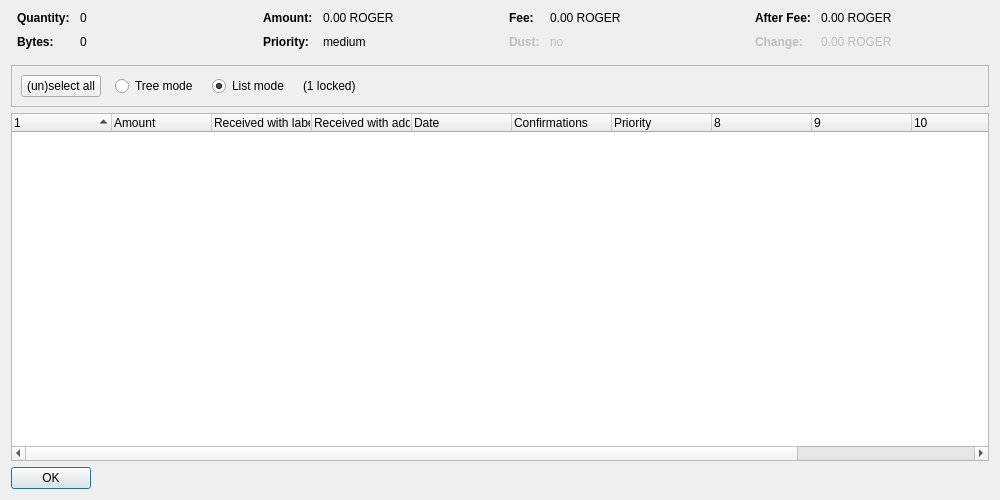
<?xml version="1.0" encoding="UTF-8"?>
<ui version="4.0">
 <class>CoinControlDialog</class>
 <widget class="QDialog" name="CoinControlDialog">
  <property name="geometry">
   <rect>
    <x>0</x>
    <y>0</y>
    <width>1000</width>
    <height>500</height>
   </rect>
  </property>
  <property name="windowTitle">
   <string>Coin Selection</string>
  </property>
  <layout class="QVBoxLayout" name="verticalLayout">
   <item>
    <layout class="QHBoxLayout" name="horizontalLayoutTop" stretch="0,0,0,0">
     <property name="topMargin">
      <number>0</number>
     </property>
     <property name="bottomMargin">
      <number>10</number>
     </property>
     <item>
      <layout class="QFormLayout" name="formLayoutCoinControl1">
       <property name="horizontalSpacing">
        <number>10</number>
       </property>
       <property name="verticalSpacing">
        <number>10</number>
       </property>
       <property name="leftMargin">
        <number>6</number>
       </property>
       <property name="rightMargin">
        <number>6</number>
       </property>
       <item row="0" column="0">
        <widget class="QLabel" name="labelCoinControlQuantityText">
         <property name="font">
          <font>
           <weight>75</weight>
           <bold>true</bold>
          </font>
         </property>
         <property name="text">
          <string>Quantity:</string>
         </property>
        </widget>
       </item>
       <item row="0" column="1">
        <widget class="QLabel" name="labelCoinControlQuantity">
         <property name="cursor">
          <cursorShape>IBeamCursor</cursorShape>
         </property>
         <property name="contextMenuPolicy">
          <enum>Qt::ActionsContextMenu</enum>
         </property>
         <property name="text">
          <string notr="true">0</string>
         </property>
         <property name="textInteractionFlags">
          <set>Qt::LinksAccessibleByMouse|Qt::TextSelectableByKeyboard|Qt::TextSelectableByMouse</set>
         </property>
        </widget>
       </item>
       <item row="1" column="0">
        <widget class="QLabel" name="labelCoinControlBytesText">
         <property name="font">
          <font>
           <weight>75</weight>
           <bold>true</bold>
          </font>
         </property>
         <property name="text">
          <string>Bytes:</string>
         </property>
        </widget>
       </item>
       <item row="1" column="1">
        <widget class="QLabel" name="labelCoinControlBytes">
         <property name="cursor">
          <cursorShape>IBeamCursor</cursorShape>
         </property>
         <property name="contextMenuPolicy">
          <enum>Qt::ActionsContextMenu</enum>
         </property>
         <property name="text">
          <string notr="true">0</string>
         </property>
         <property name="textInteractionFlags">
          <set>Qt::LinksAccessibleByMouse|Qt::TextSelectableByKeyboard|Qt::TextSelectableByMouse</set>
         </property>
        </widget>
       </item>
      </layout>
     </item>
     <item>
      <layout class="QFormLayout" name="formLayoutCoinControl2">
       <property name="horizontalSpacing">
        <number>10</number>
       </property>
       <property name="verticalSpacing">
        <number>10</number>
       </property>
       <property name="leftMargin">
        <number>6</number>
       </property>
       <property name="rightMargin">
        <number>6</number>
       </property>
       <item row="0" column="0">
        <widget class="QLabel" name="labelCoinControlAmountText">
         <property name="font">
          <font>
           <weight>75</weight>
           <bold>true</bold>
          </font>
         </property>
         <property name="text">
          <string>Amount:</string>
         </property>
        </widget>
       </item>
       <item row="0" column="1">
        <widget class="QLabel" name="labelCoinControlAmount">
         <property name="cursor">
          <cursorShape>IBeamCursor</cursorShape>
         </property>
         <property name="contextMenuPolicy">
          <enum>Qt::ActionsContextMenu</enum>
         </property>
         <property name="text">
          <string notr="true">0.00 ROGER</string>
         </property>
         <property name="textInteractionFlags">
          <set>Qt::LinksAccessibleByMouse|Qt::TextSelectableByKeyboard|Qt::TextSelectableByMouse</set>
         </property>
        </widget>
       </item>
       <item row="1" column="0">
        <widget class="QLabel" name="labelCoinControlPriorityText">
         <property name="font">
          <font>
           <weight>75</weight>
           <bold>true</bold>
          </font>
         </property>
         <property name="text">
          <string>Priority:</string>
         </property>
        </widget>
       </item>
       <item row="1" column="1">
        <widget class="QLabel" name="labelCoinControlPriority">
         <property name="cursor">
          <cursorShape>IBeamCursor</cursorShape>
         </property>
         <property name="contextMenuPolicy">
          <enum>Qt::ActionsContextMenu</enum>
         </property>
         <property name="text">
          <string notr="true">medium</string>
         </property>
         <property name="textInteractionFlags">
          <set>Qt::LinksAccessibleByMouse|Qt::TextSelectableByKeyboard|Qt::TextSelectableByMouse</set>
         </property>
        </widget>
       </item>
      </layout>
     </item>
     <item>
      <layout class="QFormLayout" name="formLayoutCoinControl3">
       <property name="horizontalSpacing">
        <number>10</number>
       </property>
       <property name="verticalSpacing">
        <number>10</number>
       </property>
       <property name="leftMargin">
        <number>6</number>
       </property>
       <property name="rightMargin">
        <number>6</number>
       </property>
       <item row="0" column="0">
        <widget class="QLabel" name="labelCoinControlFeeText">
         <property name="font">
          <font>
           <weight>75</weight>
           <bold>true</bold>
          </font>
         </property>
         <property name="text">
          <string>Fee:</string>
         </property>
        </widget>
       </item>
       <item row="0" column="1">
        <widget class="QLabel" name="labelCoinControlFee">
         <property name="cursor">
          <cursorShape>IBeamCursor</cursorShape>
         </property>
         <property name="contextMenuPolicy">
          <enum>Qt::ActionsContextMenu</enum>
         </property>
         <property name="text">
          <string notr="true">0.00 ROGER</string>
         </property>
         <property name="textInteractionFlags">
          <set>Qt::LinksAccessibleByMouse|Qt::TextSelectableByKeyboard|Qt::TextSelectableByMouse</set>
         </property>
        </widget>
       </item>
       <item row="1" column="0">
        <widget class="QLabel" name="labelCoinControlLowOutputText">
         <property name="enabled">
          <bool>false</bool>
         </property>
         <property name="font">
          <font>
           <weight>75</weight>
           <bold>true</bold>
          </font>
         </property>
         <property name="text">
          <string>Dust:</string>
         </property>
        </widget>
       </item>
       <item row="1" column="1">
        <widget class="QLabel" name="labelCoinControlLowOutput">
         <property name="enabled">
          <bool>false</bool>
         </property>
         <property name="cursor">
          <cursorShape>IBeamCursor</cursorShape>
         </property>
         <property name="contextMenuPolicy">
          <enum>Qt::ActionsContextMenu</enum>
         </property>
         <property name="text">
          <string notr="true">no</string>
         </property>
         <property name="textInteractionFlags">
          <set>Qt::LinksAccessibleByMouse|Qt::TextSelectableByKeyboard|Qt::TextSelectableByMouse</set>
         </property>
        </widget>
       </item>
      </layout>
     </item>
     <item>
      <layout class="QFormLayout" name="formLayoutCoinControl4">
       <property name="horizontalSpacing">
        <number>10</number>
       </property>
       <property name="verticalSpacing">
        <number>10</number>
       </property>
       <property name="leftMargin">
        <number>6</number>
       </property>
       <property name="rightMargin">
        <number>6</number>
       </property>
       <item row="0" column="0">
        <widget class="QLabel" name="labelCoinControlAfterFeeText">
         <property name="font">
          <font>
           <weight>75</weight>
           <bold>true</bold>
          </font>
         </property>
         <property name="text">
          <string>After Fee:</string>
         </property>
        </widget>
       </item>
       <item row="0" column="1">
        <widget class="QLabel" name="labelCoinControlAfterFee">
         <property name="cursor">
          <cursorShape>IBeamCursor</cursorShape>
         </property>
         <property name="contextMenuPolicy">
          <enum>Qt::ActionsContextMenu</enum>
         </property>
         <property name="text">
          <string notr="true">0.00 ROGER</string>
         </property>
         <property name="textInteractionFlags">
          <set>Qt::LinksAccessibleByMouse|Qt::TextSelectableByKeyboard|Qt::TextSelectableByMouse</set>
         </property>
        </widget>
       </item>
       <item row="1" column="0">
        <widget class="QLabel" name="labelCoinControlChangeText">
         <property name="enabled">
          <bool>false</bool>
         </property>
         <property name="font">
          <font>
           <weight>75</weight>
           <bold>true</bold>
          </font>
         </property>
         <property name="text">
          <string>Change:</string>
         </property>
        </widget>
       </item>
       <item row="1" column="1">
        <widget class="QLabel" name="labelCoinControlChange">
         <property name="enabled">
          <bool>false</bool>
         </property>
         <property name="cursor">
          <cursorShape>IBeamCursor</cursorShape>
         </property>
         <property name="contextMenuPolicy">
          <enum>Qt::ActionsContextMenu</enum>
         </property>
         <property name="text">
          <string notr="true">0.00 ROGER</string>
         </property>
         <property name="textInteractionFlags">
          <set>Qt::LinksAccessibleByMouse|Qt::TextSelectableByKeyboard|Qt::TextSelectableByMouse</set>
         </property>
        </widget>
       </item>
      </layout>
     </item>
    </layout>
   </item>
   <item>
    <widget class="QFrame" name="frame">
     <property name="minimumSize">
      <size>
       <width>0</width>
       <height>40</height>
      </size>
     </property>
     <property name="frameShape">
      <enum>QFrame::StyledPanel</enum>
     </property>
     <property name="frameShadow">
      <enum>QFrame::Sunken</enum>
     </property>
     <layout class="QHBoxLayout" name="horizontalLayout">
      <item>
       <layout class="QHBoxLayout" name="horizontalLayoutPanel" stretch="0,0,0,0,0">
        <property name="spacing">
         <number>14</number>
        </property>
        <item>
         <widget class="QPushButton" name="pushButtonSelectAll">
          <property name="sizePolicy">
           <sizepolicy hsizetype="Maximum" vsizetype="Fixed">
            <horstretch>0</horstretch>
            <verstretch>0</verstretch>
           </sizepolicy>
          </property>
          <property name="text">
           <string>(un)select all</string>
          </property>
          <property name="autoDefault">
           <bool>false</bool>
          </property>
         </widget>
        </item>
        <item>
         <widget class="QRadioButton" name="radioTreeMode">
          <property name="sizePolicy">
           <sizepolicy hsizetype="Maximum" vsizetype="Fixed">
            <horstretch>0</horstretch>
            <verstretch>0</verstretch>
           </sizepolicy>
          </property>
          <property name="text">
           <string>Tree mode</string>
          </property>
         </widget>
        </item>
        <item>
         <widget class="QRadioButton" name="radioListMode">
          <property name="sizePolicy">
           <sizepolicy hsizetype="Maximum" vsizetype="Fixed">
            <horstretch>0</horstretch>
            <verstretch>0</verstretch>
           </sizepolicy>
          </property>
          <property name="text">
           <string>List mode</string>
          </property>
          <property name="checked">
           <bool>true</bool>
          </property>
         </widget>
        </item>
        <item>
         <widget class="QLabel" name="labelLocked">
          <property name="text">
           <string notr="true">(1 locked)</string>
          </property>
         </widget>
        </item>
        <item>
         <spacer name="horizontalSpacer">
          <property name="orientation">
           <enum>Qt::Horizontal</enum>
          </property>
          <property name="sizeHint" stdset="0">
           <size>
            <width>40</width>
            <height>20</height>
           </size>
          </property>
         </spacer>
        </item>
       </layout>
      </item>
     </layout>
    </widget>
   </item>
   <item>
    <widget class="CoinControlTreeWidget" name="treeWidget">
     <property name="contextMenuPolicy">
      <enum>Qt::CustomContextMenu</enum>
     </property>
     <property name="sortingEnabled">
      <bool>false</bool>
     </property>
     <property name="columnCount">
      <number>12</number>
     </property>
     <attribute name="headerShowSortIndicator" stdset="0">
      <bool>true</bool>
     </attribute>
     <attribute name="headerStretchLastSection">
      <bool>false</bool>
     </attribute>
     <column>
      <property name="text">
       <string/>
      </property>
     </column>
     <column>
      <property name="text">
       <string>Amount</string>
      </property>
     </column>
     <column>
      <property name="text">
       <string>Received with label</string>
      </property>
     </column>
     <column>
      <property name="text">
       <string>Received with address</string>
      </property>
     </column>
     <column>
      <property name="text">
       <string>Date</string>
      </property>
     </column>
     <column>
      <property name="text">
       <string>Confirmations</string>
      </property>
      <property name="toolTip">
       <string>Confirmed</string>
      </property>
     </column>
     <column>
      <property name="text">
       <string>Priority</string>
      </property>
     </column>
     <column>
      <property name="text">
       <string/>
      </property>
     </column>
     <column>
      <property name="text">
       <string/>
      </property>
     </column>
     <column>
      <property name="text">
       <string/>
      </property>
     </column>
     <column>
      <property name="text">
       <string/>
      </property>
     </column>
     <column>
      <property name="text">
       <string/>
      </property>
     </column>
    </widget>
   </item>
   <item>
    <widget class="QDialogButtonBox" name="buttonBox">
     <property name="sizePolicy">
      <sizepolicy hsizetype="Maximum" vsizetype="Fixed">
       <horstretch>0</horstretch>
       <verstretch>0</verstretch>
      </sizepolicy>
     </property>
     <property name="orientation">
      <enum>Qt::Horizontal</enum>
     </property>
     <property name="standardButtons">
      <set>QDialogButtonBox::Ok</set>
     </property>
    </widget>
   </item>
  </layout>
 </widget>
 <customwidgets>
  <customwidget>
   <class>CoinControlTreeWidget</class>
   <extends>QTreeWidget</extends>
   <header>coincontroltreewidget.h</header>
  </customwidget>
 </customwidgets>
 <resources/>
 <connections/>
</ui>
